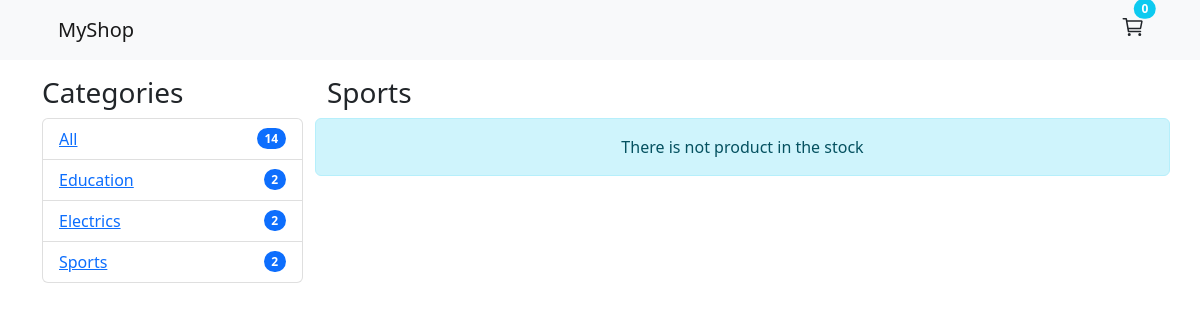
The app's page /sports/ with its own data.
### shop/models.py (models this page shows, shortened)
class Category(models.Model):
    name = models.CharField(max_length=200, db_index=True)
    slug = models.SlugField(max_length=200, unique=True)
    class Meta:
        ordering = ("name", )
        verbose_name = 'category'
        verbose_name_plural = "categories"
    def get_absolute_url(self):
        return reverse("shop:product_list_by_category", args=[self.slug])

### shop/views.py (the view)
# urls.py: path("", views.product_list, name="product-list"),
def product_list(request, category_slug=None):
    category = None
    categories = Category.objects.all()
    products = Product.objects.filter(available=True)
    if category_slug:
        category = get_object_or_404(Category, slug=category_slug)
        products = products.filter(category=category)
    context = {
        "category" : category,
        "categories" : categories,
        "products" : products
    }
    return render(request, "shop/product/list.html", context)

### cart/cart.py (called while the page is built)
    def __len__(self):
        return sum(item["quantity"] for item in self.cart.values())

### cart/context_processors.py (called while the page is built)
def cart(request):
    return {"cart" : Cart(request)}

### shop/templates/shop/product/list.html (shortened to what this page needs)
{% extends 'base.html' %}
{% load static %}
{% block content %}
    <div class="row mt-3">
        <div class="col-lg-3">
            <h3>Categories</h3>
            <ul class="list-group">
                <li {% if not category %}class="selected list-group-item d-flex justify-content-between align-items-center" {% else %} class="list-group-item d-flex justify-content-between align-items-center" {% endif %}>
                  <a href="{% url 'shop:product-list' %}">All</a>
                  <span class="badge bg-primary rounded-pill">14</span>
                </li>
                {% for c in categories %}
                    <li {% if category.slug == c.slug %} class="selected list-group-item d-flex justify-content-between align-items-center" {% else %} class="list-group-item d-flex justify-content-between align-items-center" {% endif %}>
                        <a href="{{c.get_absolute_url}}">{{c.name}}</a>
                    <span class="badge bg-primary rounded-pill">2</span>
                    </li>
                {% endfor %}
            </ul>
        </div>
        <div class="col-lg-9">
            <h3>
                {% if category %} {{category.name}} {% else %} Products {% endif %}
            </h3>
            <div class="row">
                {% for product in products %}
                <div class="col-xl-4 col-lg-6 col-md-6">
                    <div class="card">
                        <img style="height: 250px;" src="{% if product.image %} {{product.image.url}} {% else %} {% static 'images/no_image.jpg' %} {% endif %}" class="card-img-top" alt="...">
                        <div class="card-body">
                          <h5 class="card-title">{{product.name|truncatechars:"20"}}</h5>
                          <p class="card-text">{{product.description|truncatechars:"50"}}</p>
                          <p class="card-text">
                              <b>${{product.price}}</b>
                          </p>
                          <a href="{{product.get_absolute_url}}" class="btn btn-primary">Product Detail</a>
                        </div>
                    </div>
                </div>
                {% empty %}
                <p class="alert alert-info text-center">There is not product in the stock</p>
                {% endfor %}
            </div>
        </div>
    </div>
{% endblock content %}

### records on screen
Category: name "Education"
Category: name "Electrics"
Category: name "Sports"
